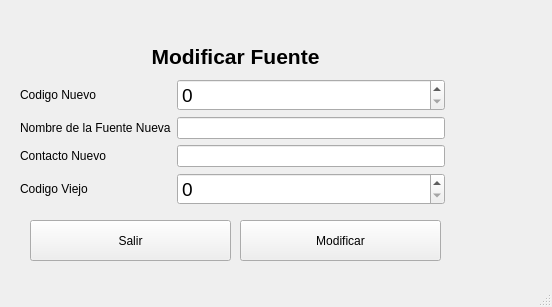
<?xml version="1.0" encoding="UTF-8"?>
<ui version="4.0">
 <class>MainWindow</class>
 <widget class="QMainWindow" name="MainWindow">
  <property name="geometry">
   <rect>
    <x>0</x>
    <y>0</y>
    <width>552</width>
    <height>307</height>
   </rect>
  </property>
  <property name="windowTitle">
   <string>MainWindow</string>
  </property>
  <widget class="QWidget" name="centralwidget">
   <widget class="QWidget" name="layoutWidget">
    <property name="geometry">
     <rect>
      <x>20</x>
      <y>40</y>
      <width>431</width>
      <height>165</height>
     </rect>
    </property>
    <layout class="QGridLayout" name="gridLayout">
     <item row="4" column="0">
      <widget class="QLabel" name="label_3">
       <property name="styleSheet">
        <string notr="true">font: 75 12pt &quot;MS Shell Dlg 2&quot;;</string>
       </property>
       <property name="text">
        <string>Contacto Nuevo</string>
       </property>
      </widget>
     </item>
     <item row="0" column="0" colspan="3">
      <widget class="QLabel" name="LTitulo">
       <property name="minimumSize">
        <size>
         <width>100</width>
         <height>0</height>
        </size>
       </property>
       <property name="font">
        <font>
         <pointsize>16</pointsize>
         <weight>75</weight>
         <bold>true</bold>
        </font>
       </property>
       <property name="text">
        <string>Modificar Fuente</string>
       </property>
       <property name="alignment">
        <set>Qt::AlignCenter</set>
       </property>
      </widget>
     </item>
     <item row="1" column="1">
      <widget class="QSpinBox" name="SBCodigoEliminar">
       <property name="font">
        <font>
         <pointsize>14</pointsize>
        </font>
       </property>
       <property name="maximum">
        <number>999999999</number>
       </property>
      </widget>
     </item>
     <item row="1" column="0">
      <widget class="QLabel" name="label">
       <property name="styleSheet">
        <string notr="true">font: 75 12pt &quot;MS Shell Dlg 2&quot;;</string>
       </property>
       <property name="text">
        <string>Codigo Nuevo</string>
       </property>
      </widget>
     </item>
     <item row="3" column="1">
      <widget class="QLineEdit" name="NombreFuente">
       <property name="maxLength">
        <number>45</number>
       </property>
      </widget>
     </item>
     <item row="4" column="1">
      <widget class="QLineEdit" name="ContactoFuente">
       <property name="maxLength">
        <number>45</number>
       </property>
      </widget>
     </item>
     <item row="3" column="0">
      <widget class="QLabel" name="label_2">
       <property name="styleSheet">
        <string notr="true">font: 75 12pt &quot;MS Shell Dlg 2&quot;;</string>
       </property>
       <property name="text">
        <string>Nombre de la Fuente Nueva</string>
       </property>
      </widget>
     </item>
     <item row="5" column="0">
      <widget class="QLabel" name="label_4">
       <property name="styleSheet">
        <string notr="true">font: 75 12pt &quot;MS Shell Dlg 2&quot;;</string>
       </property>
       <property name="text">
        <string>Codigo Viejo</string>
       </property>
      </widget>
     </item>
     <item row="5" column="1">
      <widget class="QSpinBox" name="SBCodigoViejo">
       <property name="font">
        <font>
         <pointsize>14</pointsize>
        </font>
       </property>
       <property name="maximum">
        <number>999999999</number>
       </property>
      </widget>
     </item>
    </layout>
   </widget>
   <widget class="QPushButton" name="pushButton">
    <property name="geometry">
     <rect>
      <x>240</x>
      <y>220</y>
      <width>201</width>
      <height>41</height>
     </rect>
    </property>
    <property name="text">
     <string>Modificar</string>
    </property>
   </widget>
   <widget class="QPushButton" name="PBSalir">
    <property name="geometry">
     <rect>
      <x>30</x>
      <y>220</y>
      <width>201</width>
      <height>41</height>
     </rect>
    </property>
    <property name="text">
     <string>Salir</string>
    </property>
   </widget>
  </widget>
  <widget class="QStatusBar" name="statusbar"/>
 </widget>
 <resources/>
 <connections/>
</ui>
